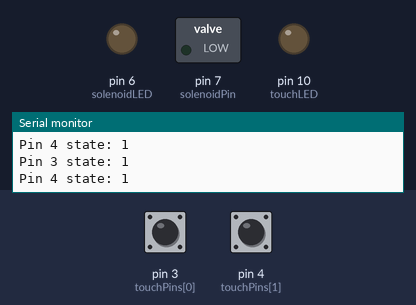
The sketch below on a simulated Arduino Uno, built with avr-gcc and run on an emulated ATmega328P. On the bench: switched loads named in the sketch (green lamp = pin HIGH), output pins drawn as LEDs (lit = HIGH), the last lines printed to the serial monitor. Dashed ring = blinking. The test bench sets the inputs (shaded band); at power-on: pin 3 (touchPins[0]) HIGH, pin 4 (touchPins[1]) HIGH.

Above: at 1.2 s.
1.3 s: pin 3 (touchPins[0]) pulled LOW for 3.2 s
At 4.1 s:
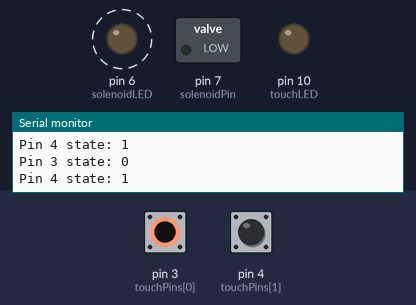
6.0 s: pin 4 (touchPins[1]) pulled LOW for 0.15 s
At 6.09 s:
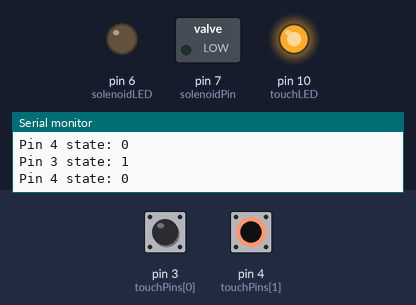
7.6 s: pin 4 (touchPins[1]) pulled LOW for 3.2 s
At 11.3 s:
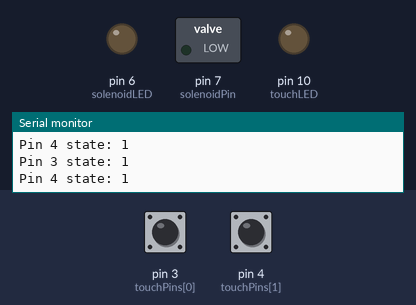
13.8 s: pin 3 (touchPins[0]) driven LOW and pin 4 (touchPins[1]) driven LOW
At 16.6 s:
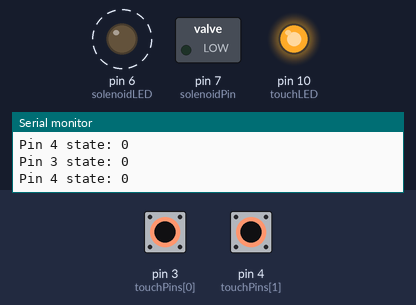
16.8 s: pin 3 (touchPins[0]) driven HIGH
At 17.3 s:
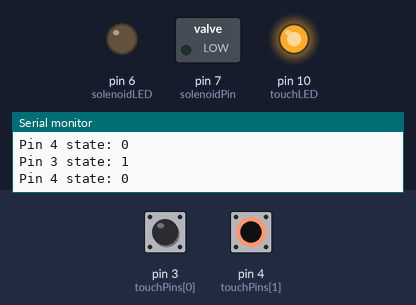
18.3 s: pin 3 (touchPins[0]) driven LOW
At 20.2 s:
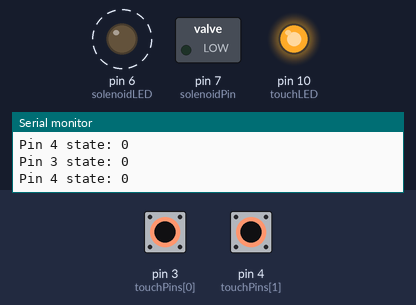
Timing chart, 0 to 22.3 s (numbered marks = the images above; inputs shaded):
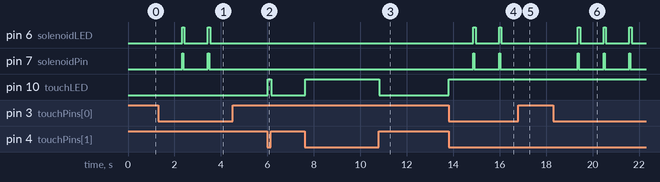

The sketch:

egrate_touchSensor_solenoid_attempt_jun1_copy_20240716134410.ino
```cpp
const long BAUD = 115200;
const int solenoidPin = 7; // Pin for solenoid
const int solenoidLED = 6; // Reporter LED for solenoid activation
const int touchLED = 10; // Reporter LED for touch activation
const int touchPins[] = {3, 4}; // Pins for capacitive touch sensor
const int numTouchPins = 2;
const int measure_int = 50; //msec, how frequently it reads touch sensor
bool touchDetected = false;

// Variables to track touch state and duration
bool touchActive[numTouchPins] = {false, false};
unsigned long touchStartTime[numTouchPins] = {0, 0};
unsigned long touchDuration[numTouchPins] = {0, 0};

void setup() {
  Serial.begin(BAUD);
  pinMode(touchLED, OUTPUT);
  pinMode(solenoidPin, OUTPUT);
  pinMode(solenoidLED, OUTPUT);
  digitalWrite(touchLED, LOW);
  digitalWrite(solenoidPin, LOW);
  digitalWrite(solenoidLED, LOW);
  for (int i = 0; i < numTouchPins; i++) {
    pinMode(touchPins[i], INPUT);
  }
}

void loop() {
  while(true){ // infinite loop to check touch sensor every
    // Check touch sensors and print their values
    for (int i = 0; i < numTouchPins; i++) {
      int touchValue = digitalRead(touchPins[i]);
      Serial.print("Pin ");
      Serial.print(touchPins[i]);
      Serial.print(" state: ");
      Serial.println(touchValue);
      if (touchValue == 0) {
        touchDetected = true;
        if (!touchActive[i]){//indicates touch just started (bc touchValue was read as touch, but its currently recorded as not active touch)
          touchActive[i]=true;
          touchStartTime[i]=millis();
        }
        //where to put so it doesnt spaz??
        touchDuration[i]=millis()-touchStartTime[i];
        //NEED TO TAKE tHIS OUT OF THE FOREVER LOOP??? but also still have an ability to reset the touchDuration
        if (touchDuration[0]>1000){//if pin 3 sense touch for at least 1000 msec, open solenoid.
            digitalWrite(solenoidPin, HIGH); // Activate solenoid
            digitalWrite(solenoidLED, HIGH);
            delay(50); //solenoid valve open time
            digitalWrite(solenoidPin, LOW); // Deactivate solenoid
            delay(50); // extend LED to make solenoid activation more obvious
            digitalWrite(solenoidLED, LOW);
            Serial.println("Solenoid Activated");
            touchDuration[0]=0;
            touchStartTime[0]=millis(); //this should prevent the constant opening
        }
      } else {
        touchDetected = false;
        if(touchActive[i]){//indicates touch just ended
          touchActive[i]=false;
          touchDuration[i]=0;
        }
      }
    }
    // Control the touch LED based on touch detection
    if (touchDetected) { //this is currently agnostic to input at pin 3 or 4 (ie LED will turn on if pin 3 OR 4 sense touch)
      digitalWrite(touchLED, HIGH); // Turn on the LED if any touch is detected
    } else {
      digitalWrite(touchLED, LOW); // Turn off the LED if no touch is detected
    }
    delay(measure_int);
  }


}
```

Measured:
- after the input at 1.3 s, pin 6 (solenoidLED): alternates HIGH for 0.10 s and LOW for 1.0 s, 4 changes in all, then stays LOW, starting after 1.0 s; pin 7 (solenoidPin): alternates HIGH for 0.05 s and LOW for 1.1 s, 4 changes in all, then stays LOW, starting after 1.0 s
- after the input at 6.0 s, pin 10 (touchLED): LOW → HIGH at once, → LOW 0.15 s later
- after the input at 7.6 s, pin 10 (touchLED): LOW → HIGH at once, → LOW 3.2 s later
- after the input at 13.8 s, pin 6 (solenoidLED): alternates HIGH for 0.10 s and LOW for 1.0 s, starting after 1.1 s; pin 7 (solenoidPin): alternates HIGH for 0.05 s and LOW for 1.1 s, starting after 1.1 s; pin 10 (touchLED): LOW → HIGH at once
- after the input at 16.8 s, pin 6 (solenoidLED), pin 7 (solenoidPin): stops changing and stays LOW
- after the input at 18.3 s, pin 6 (solenoidLED): alternates HIGH for 0.10 s and LOW for 1.0 s, starting after 1.1 s; pin 7 (solenoidPin): alternates HIGH for 0.05 s and LOW for 1.1 s, starting after 1.1 s
